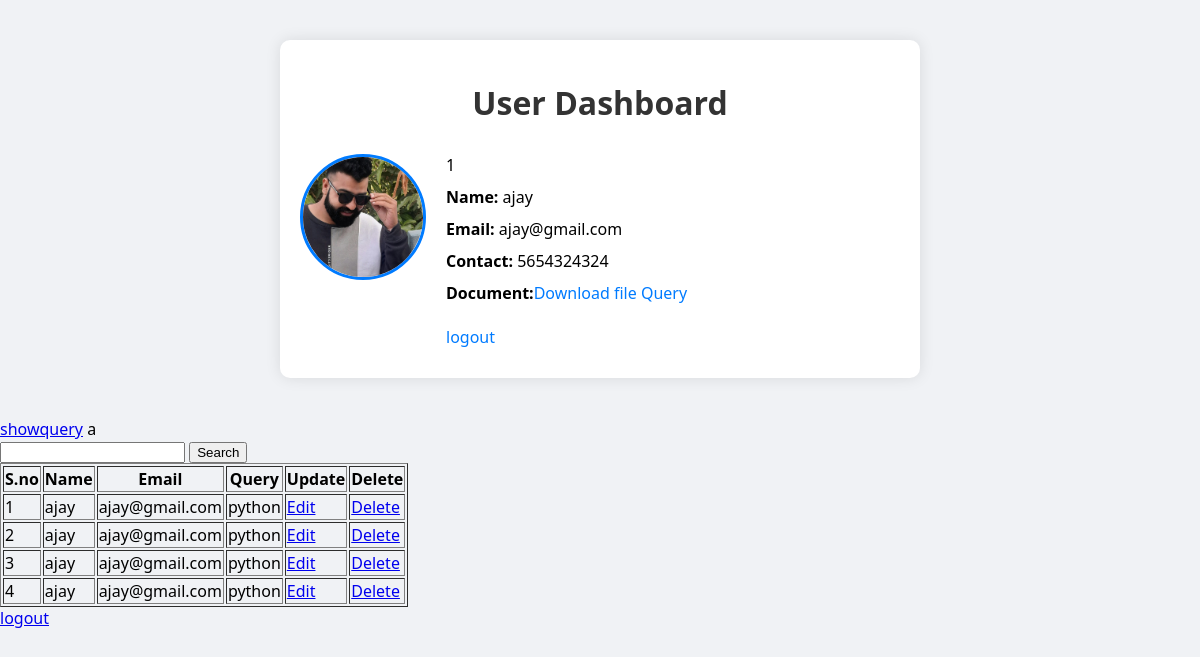
The page /showquery/1/ on the database as committed earlier.
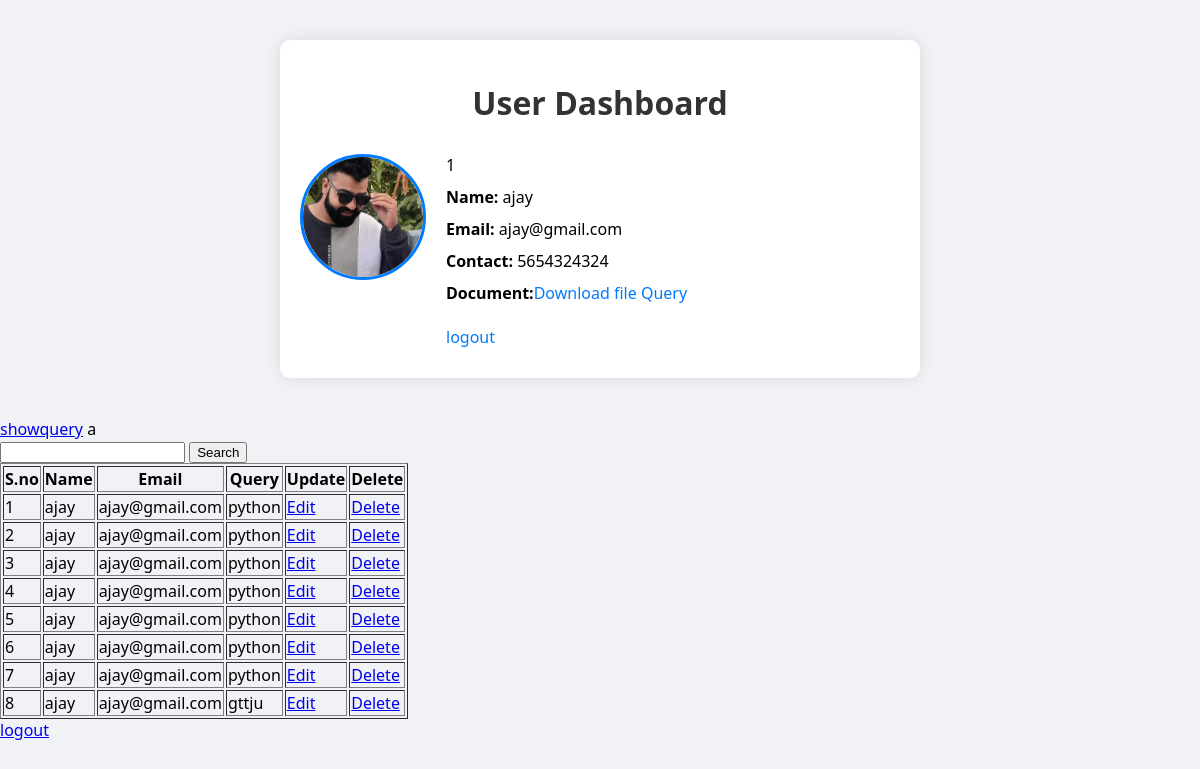
The same page on the database as committed later.
### app/models.py (models this page shows)
class Query1(models.Model):
    stu_name=models.CharField(max_length=70)
    stu_email=models.EmailField()
    stu_query=models.EmailField(max_length=70)

### app/views.py (the view)
# urls.py: path('showquery/<int:pk>/',views.showquery,name='showquery'),
def  showquery(request,pk):
    user = Student.objects.get(id=pk)
    e = user.stu_email
    print(e)
    all_query = Query1.objects.filter(stu_email=e)
    data = {'name':user.stu_name,
            'email':user.stu_email,
            'contact':user.stu_contact,
            'password':user.stu_password,
            'image':user.stu_image,
            'id':user.id}
    return render(request,'dasboard.html',{'data':data,'all_query':all_query})

### app/templates/dasboard.html (shortened to what this page needs)
<!DOCTYPE html>
{% load static %}
<html lang="en">
<head>
  <link rel="stylesheet" href="{% static 'style.css' %}" />
</head>
<body>
  {% block content %}
  {% if data %}
  <div class="dashboard">
    <h1>User Dashboard</h1>
    <div class="card">
      <div class="profile">
        <img src="{{data.image.url}}" alt="User Image" width="25% "  />
      </div>
      <div class="details">{{data.id}}
        <p><strong>Name:</strong> {{data.name}}</p>
        <p><strong>Email:</strong> {{data.email}}</p>
        <p><strong>Contact:</strong> {{data.contact}}</p>
        <p><strong>Document:</strong><a href="{{data.document.url}}" download >Download file</a>
        <a href="{% url 'query' pk=data.id %}">Query</a><br><br>
  <a href="{% url 'logout' %}">logout</a>
        </p>
      </div>
    </div>
  </div>
  {% endif %}
        <a href="{% url 'showquery' pk=data.id %}">showquery</a>
  a
  {% if all_query %}
  <form action="{% url 'Search' %}" method="post">
    <input type="search" name="search">
    <button type="submit">Search</button>
  </form>
  <table border="1">
    <tr>
      <th>S.no</th>
      <th>Name</th>
      <th>Email</th>
      <th>Query</th>
      <th>Update</th>
      <th>Delete</th>
    </tr>
    {% for i in all_query %}
    <tr>
      <td>{{i.id}}</td>
      <td>{{i.stu_name}}</td>
      <td>{{i.stu_email}}</td>
      <td>{{i.stu_query}}</td>
      <td><a href="{% url 'edit' pk=data.id pke=i.id %}">Edit</a></td>
      <td><a href="{% url 'delete' pk=data.id pke=i.id %}">Delete</a></td>
      {% endfor %}
</tr>
  </table>
  <a href="{% url 'logout' %}">logout</a>
  {% endif %}
  {% endblock %}
</body>
</html>

Rows that differ between the two databases and show on the page:
added Query1: id "5", stu_name "ajay", stu_email "ajay@gmail.com", stu_query "python"
added Query1: id "6", stu_name "ajay", stu_email "ajay@gmail.com", stu_query "python"
added Query1: id "7", stu_name "ajay", stu_email "ajay@gmail.com", stu_query "python"
added Query1: id "8", stu_name "ajay", stu_email "ajay@gmail.com", stu_query "gttju"
